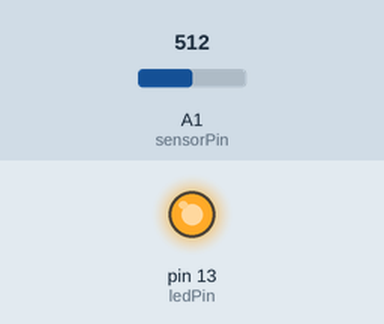
Recording of a sketch running on a simulated Arduino Uno, built with avr-gcc and run on an emulated ATmega328P. Shown: output pins drawn as LEDs (lit = HIGH). The inputs (shaded band) are chosen by the test bench; at power-on: A1 (sensorPin) = 512.

Above: at 1.2 s.
1.3 s: A1 (sensorPin) set to 107
2.8 s: A1 (sensorPin) set to 95
At 3.8 s:
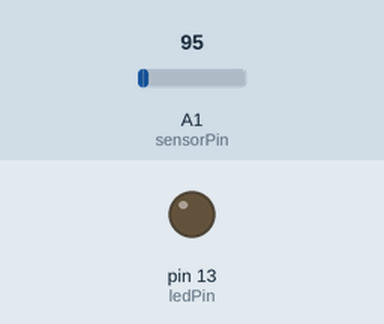
4.3 s: A1 (sensorPin) set to 122
At 5.5 s:
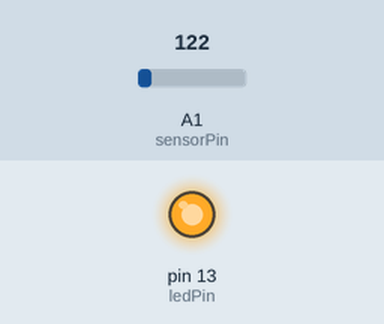
5.8 s: A1 (sensorPin) set to 90
At 7.2 s:
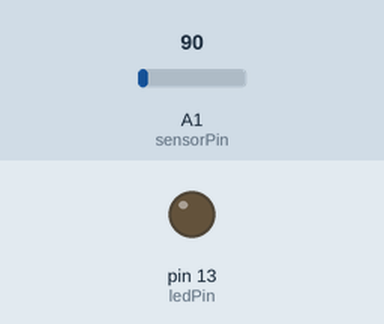
Timing chart, 0 to 8.3 s (numbered marks = the images above; inputs shaded):
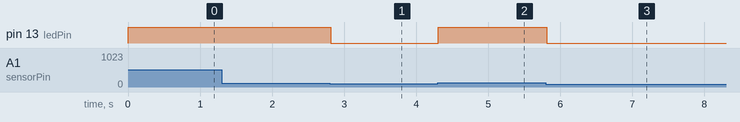

Measured:
- the behaviour switches between 100 and 99 on A1 (sensorPin) (found by bisection; images 0 and 1)
- after the input at 1.3 s, every drawn part: stays the same
- after the input at 2.8 s, pin 13 (ledPin): HIGH → LOW at once
- after the input at 4.3 s, pin 13 (ledPin): LOW → HIGH at once
- after the input at 5.8 s, pin 13 (ledPin): HIGH → LOW at once

The sketch:

lightLedWhenDark.ino
```cpp
int sensorPin = A1;    // select the input pin for the potentiometer
int ledPin = 13;      // select the pin for the LED
int sensorValue = 0;  // variable to store the value coming from the sensor

void setup() {
   pinMode(ledPin, OUTPUT);
   Serial.begin(9600);
}

void loop() {
  sensorValue = analogRead(sensorPin);
//  Serial.print("Received the follwing value: [");
//  Serial.print(sensorValue);
//  Serial.print("]\n");
  if (sensorValue > 100)
    digitalWrite(ledPin, HIGH);
  else if ((sensorValue < 100))
    digitalWrite(ledPin, LOW);
  delay(20);
}
```
